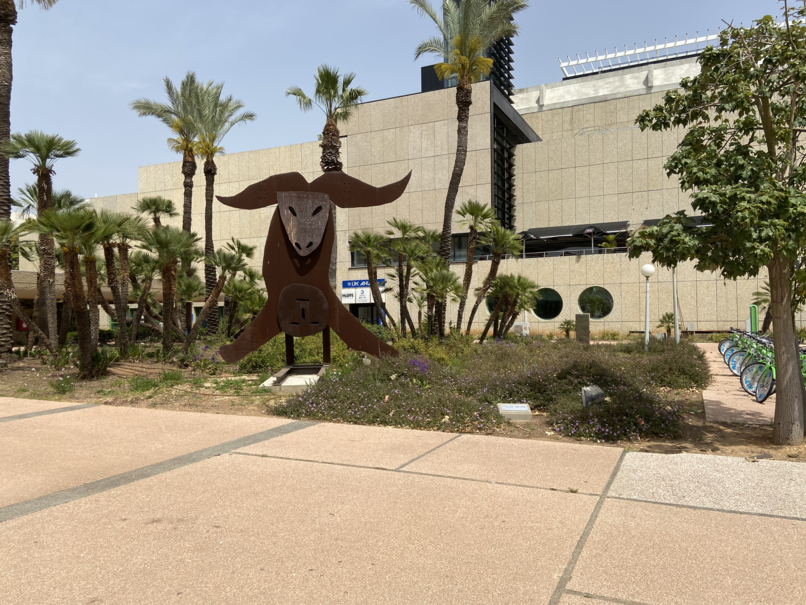
#> input picture ex2/input/sceneA/sceneA-im-1.png, 806 x 605 px, given in place of corr-img-l.png, which was not available
$ jupyter execute --allow-errors graphics_epipolar_exercise.ipynb   (shell and % lines are left out)   (text cells are left out)
#> lines starting #> are read from the running program, lines starting #| are printed output that depends on the picture; pictures that were not available may be replaced by others from this repository, and a replacement may not be noted
[cell 1]
import numpy as np
import cv2
import matplotlib.pyplot as plt
from mpl_toolkits.mplot3d import Axes3D

[cell 2]
# utility function for reading the 2d points from the given txt files
def load_file(name):
    lst = []
    f = open(name, 'r')
    for line in f:
        lst.append(line.strip().split())
    f.close()
    return np.array(lst, dtype=np.float32)

#> (a cell that did not finish here is left out)

#> (a cell that did not finish here is left out)

pts_b = load_file('input/sceneB/sceneB-im-2_my_points.txt')

F_sceneB = compute_fundamental(pts_a, pts_b)
print(f'Scene B: Fundametal Matrix with Rank = 3: \n {F_sceneB} \n')

[cell 5]
# Compute the Fundamental Matrix of Rank 2 for Scene A
# [4 lines left out: function calculate_rank_2, not called in this run]

#> (the rest of this cell did not finish here and is left out)

#> (a cell that did not finish here is left out)

[cell 7]
# Draw the epipolar lines on the images of Scene A and display + save the images side-by-side

# [142 lines left out: functions line, intersection, plot_epipole_lines, not called in this run]


#> (the rest of this cell did not finish here and is left out)

sceneA_pts_b = load_file('input/sceneA/sceneA-pts2d-2.txt')
sceneA_im1 = cv2.imread("input/sceneA/sceneA-im-1.png")
sceneA_im1 = cv2.cvtColor(sceneA_im1, cv2.COLOR_BGR2RGB)
sceneA_im2 = cv2.imread("input/sceneA/sceneA-im-2.png")
sceneA_im2 = cv2.cvtColor(sceneA_im2, cv2.COLOR_BGR2RGB)
out_file = "output/images_scene_A.png"

plot_epipole_lines(sceneA_pts_a, sceneA_pts_b, sceneA_im1, sceneA_im2, F_sceneA_rank_2, out_file)

#> (a cell that did not finish here is left out)

sceneB_pts_b = load_file('input/sceneB/sceneB-im-2_my_points.txt')
sceneB_im1 = cv2.imread("input/sceneB/sceneB-im-1.png")
sceneB_im1 = cv2.cvtColor(sceneB_im1, cv2.COLOR_BGR2RGB)
sceneB_im2 = cv2.imread("input/sceneB/sceneB-im-2.png")
sceneB_im2 = cv2.cvtColor(sceneB_im2, cv2.COLOR_BGR2RGB)
out_file = "output/images_scene_B.png"

plot_epipole_lines(sceneB_pts_a, sceneB_pts_b, sceneB_im1, sceneB_im2, F_sceneB_rank_2, out_file)

[cell 9]
# Complete the bonus. Compute the normalized Fundamental Matrix using the points given in `sceneB-pts2d-1.txt` and `sceneB-pts2d-2.txt` for `sceneB`.
# Then visualize the epipolar lines obtained with the matrix you got.
####################
## YOUR CODE HERE
####################

[cell 10]
L = cv2.imread('input/correspondences/corr-img-l.png', cv2.IMREAD_GRAYSCALE) * (1.0 / 255.0)
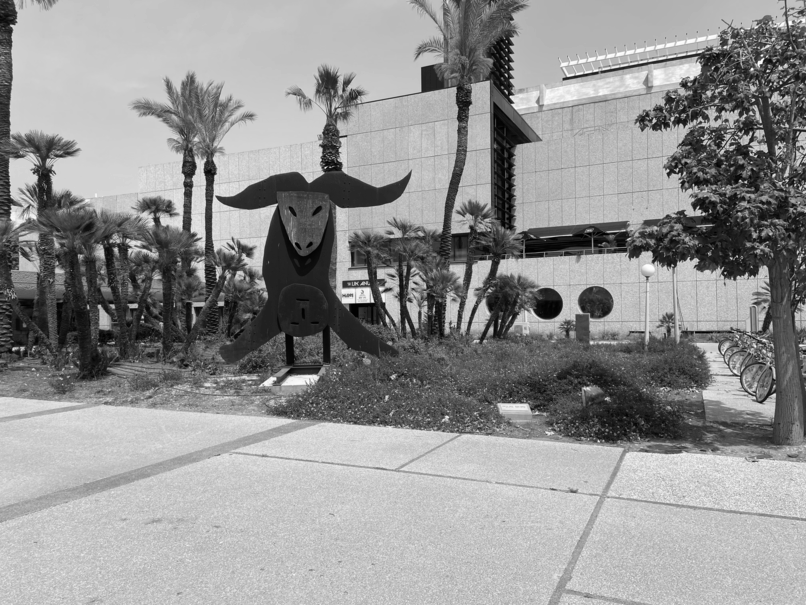
#> L: shape (605, 806) float64; min 0, max 0.996, mean 0.577
R = cv2.imread('input/correspondences/corr-img-r.png', cv2.IMREAD_GRAYSCALE) * (1.0 / 255.0)
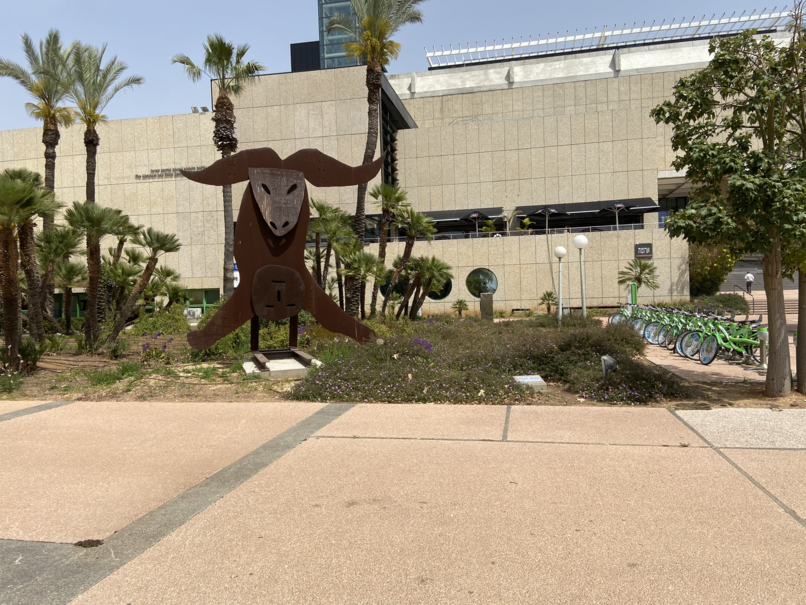
#> input picture ex2/input/sceneA/sceneA-im-2.png, 806 x 605 px, given in place of corr-img-r.png, which was not available
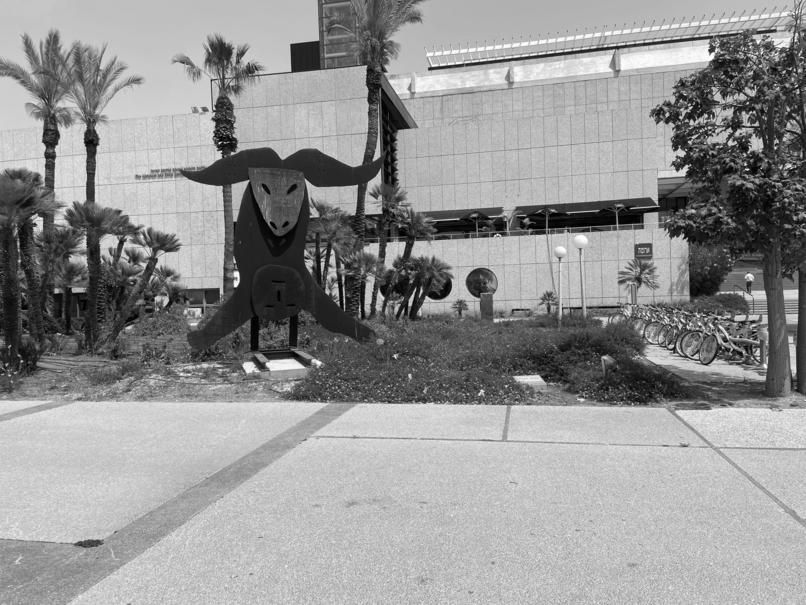
#> R: shape (605, 806) float64; min 0, max 0.996, mean 0.58

[cell 11]
plt.figure(figsize=(16, 16))
plt.subplot(1, 2, 1)
plt.imshow(L, cmap='gray')
plt.subplot(1, 2, 2)
plt.imshow(R, cmap='gray')
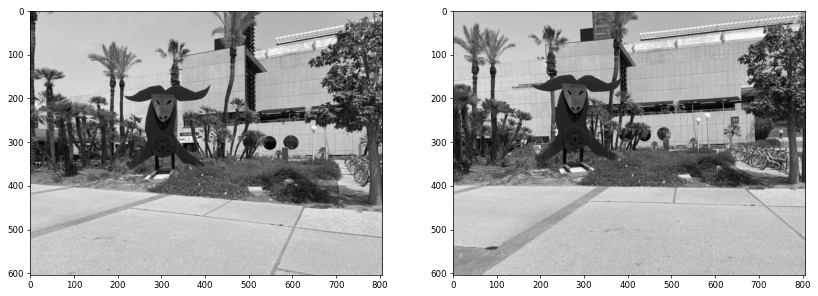
#> figure drawn by matplotlib, 2 panels
